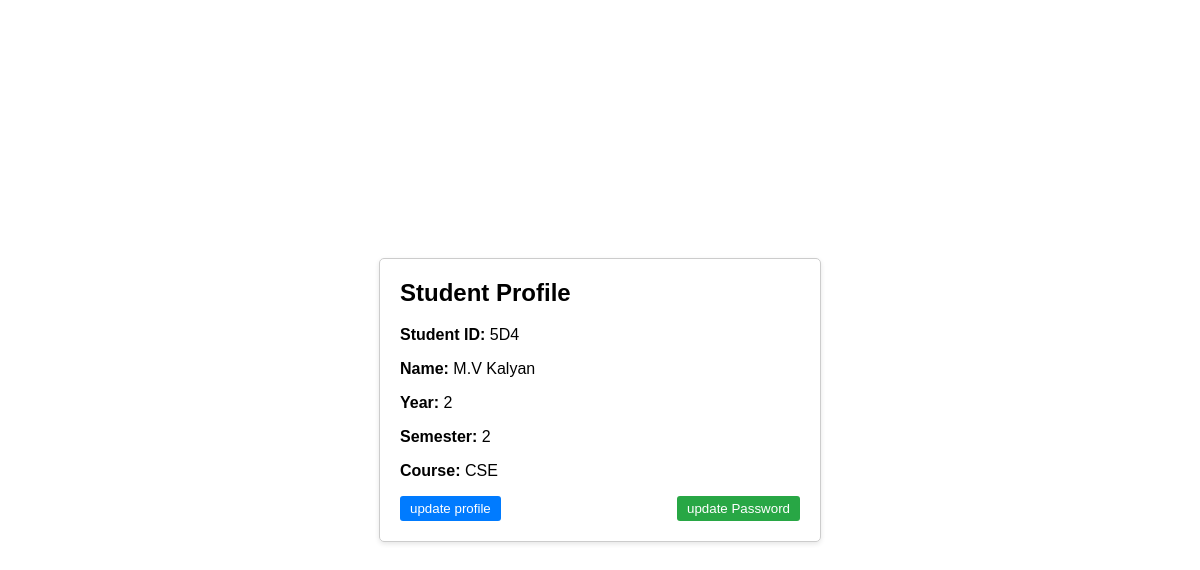
The app's page /myprofile/ (signed in), older data.
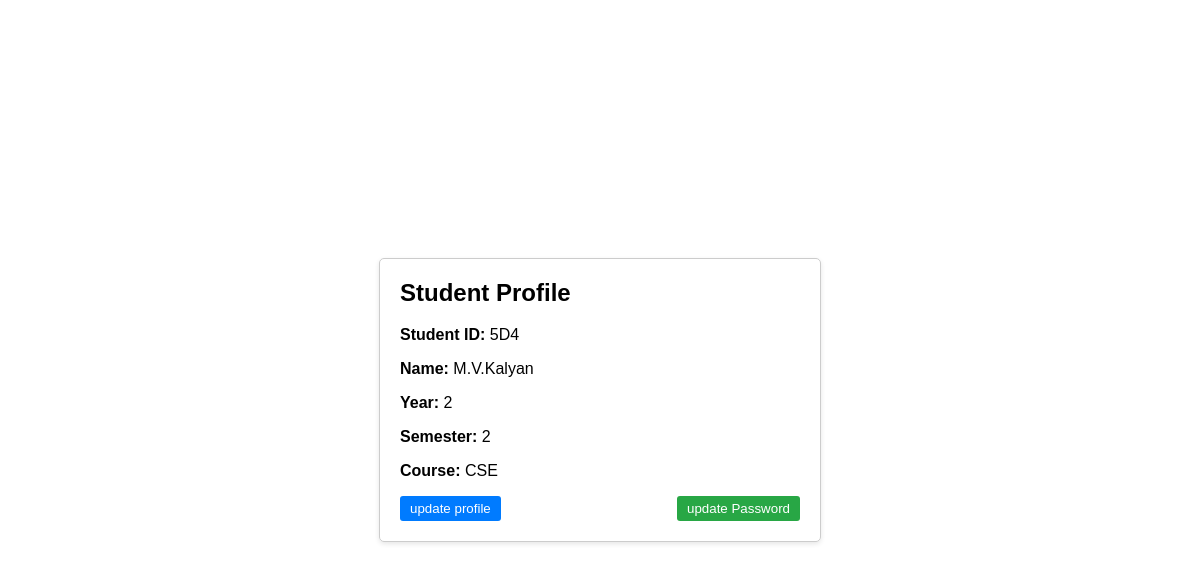
The same page, newer data.
### base/models.py (models this page shows)
class User(AbstractUser):
    name = models.CharField(max_length=100, null=True)
    course = models.CharField(max_length=100, null=True)
    year = models.CharField(max_length=100, null=True)
    semester = models.CharField(max_length=100, null=True)

### base/views.py (the view)
# urls.py: path('myprofile/',views.profile,name='prof'),
def profile(request):
    user = User.objects.get(username=request.user.username)
    context={'user':user}
    return render(request, 'base/profile.html',context)

### base/templates/base/profile.html
{%block content%}
{% load static %}
<html>
    <head>
        <link rel="stylesheet" href="{%static 'styles/profile.css'%}" me dia="screen"/>
    </head>
    <body>
        <div class="profile">
            <h2>Student Profile</h2>
            <p><strong>Student ID:</strong> <span id="student-id">{{user.username}}</span></p>
            <p><strong>Name:</strong> <span id="student-name">{{user.name}}</span></p>
            <p><strong>Year:</strong> <span id="student-year">{{user.year}}</span></p>
            <p><strong>Semester:</strong> <span id="student-semester">{{user.semester}}</span></p>
            <p><strong>Course:</strong> <span id="student-course">{{user.course}}</span></p>
            <div class="btn-container">
                <a href="{%url 'admin'%}">
                <button class="btn btn-update-profile">update profile</button>
                </a>
                <a href="{%url 'cp'%}">
                <button class="btn btn-update-password">update Password</button>
                </a>
            </div>
        </div>
    </body>
</html>
{%endblock content%}

Row changes from the older to the newer data that the page shows:
changed User "CSE": name "M.V Kalyan" → "M.V.Kalyan"
